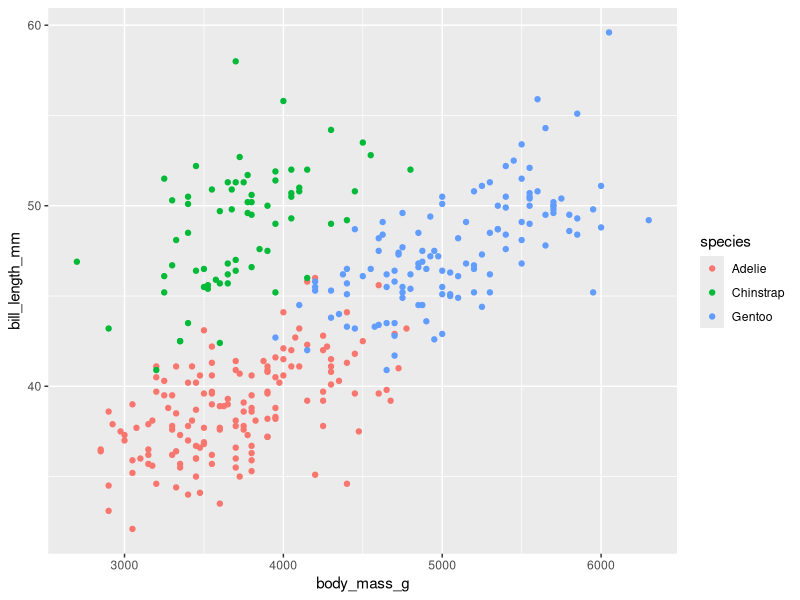

The R script that drew this image:
## ---- chunk 1
library(tidyverse)
library(palmerpenguins)
ggplot(data = penguins) + 
  geom_point(mapping = aes(x = body_mass_g, y = bill_length_mm, color = species))

